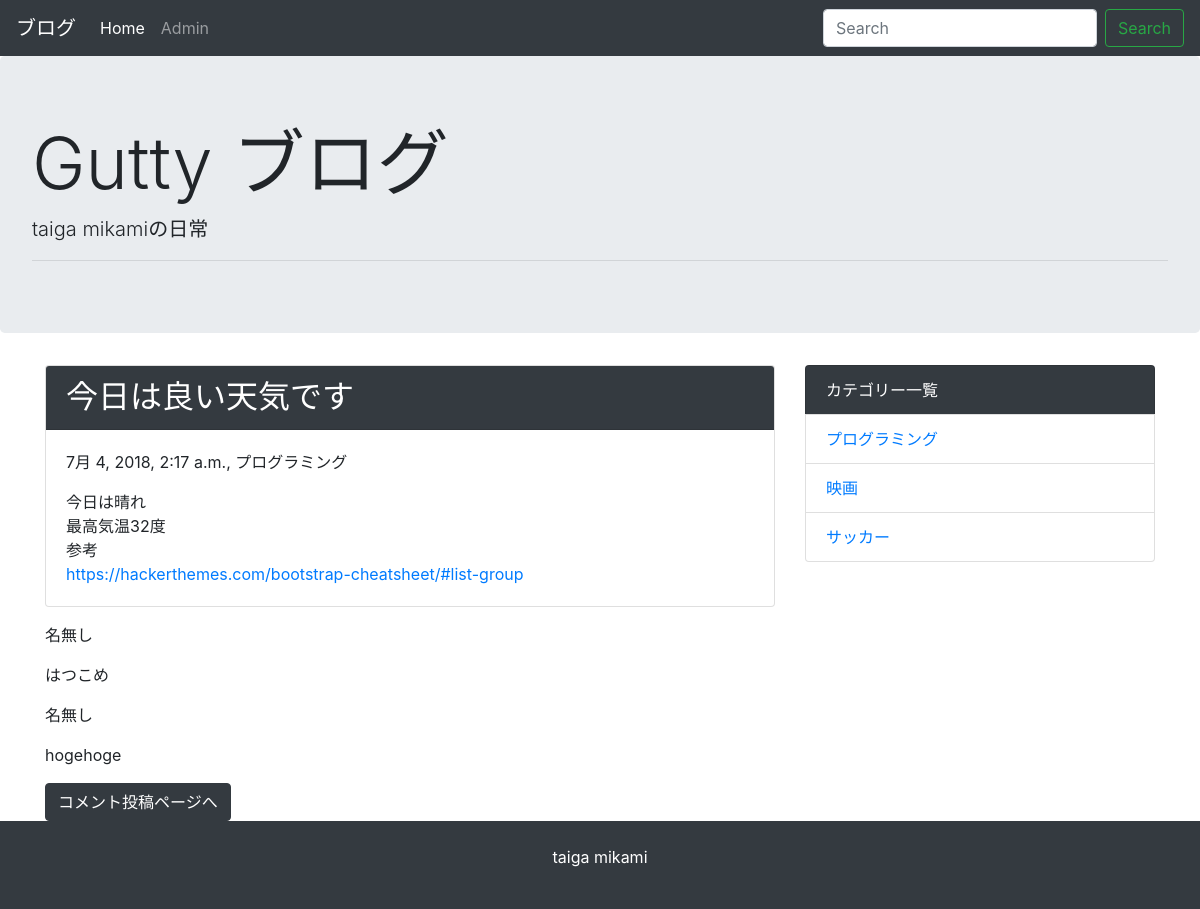
The page /detail/4 on the database its author committed.
### blog/models.py (models this page shows, shortened)
class Post(models.Model):
  title = models.CharField('タイトル', max_length=255)
  text = models.TextField('本文')
  created_at = models.DateTimeField('作成日', default=timezone.now)
  category = models.ForeignKey(Category, verbose_name='カテゴリ', on_delete=models.PROTECT)

class Category(models.Model):
  name = models.CharField('カテゴリ名', max_length=255)
  created_at = models.DateTimeField('作成日', default=timezone.now)
  def __str__(self):
    return self.name

class Comment(models.Model):
  name = models.CharField('お名前', max_length=30, default='名無し')
  text = models.TextField('本文')
  post = models.ForeignKey(Post, verbose_name='紐づく記事', on_delete=models.PROTECT)
  created_at = models.DateTimeField('作成日', default=timezone.now)

### blog/views.py (the view)
# urls.py: path('detail/<int:pk>', views.DetailView.as_view(), name='detail'),
class DetailView(generic.DetailView):
  model = Post

### blog/context_processors.py (called while the page is built)
def common(request):
  context = {
    'category_list': Category.objects.all(),
  }
  return context

### blog/templates/blog/post_detail.html
{% extends 'base.html' %}
{% block content %}
	<div class="card mb-3">
		<h2 class="card-header bg-dark text-white">{{ post.title }}</h2>
		<div class="card-body">
			<p>{{ post.created_at }}, {{ post.category }}</p>
			{{ post.text | linebreaksbr | urlize}}
		</div>
	</div>
	{% for comment in post.comment_set.all %}
		<p>{{ comment.name }}</p>
		<p>{{ comment.text | linebreaksbr }}</p>
	{% endfor %}
	<a href="{% url 'blog:comment' post.pk %}" class="btn btn-dark">コメント投稿ページへ</a>
{% endblock %}

### templates/base.html (shortened to what this page needs)
{% load static %}
<!DOCTYPE html>
<html lang="ja">
<head>
	<link href="{% static 'vendor/bootstrap/css/bootstrap.css' %}" rel="stylesheet">
</head>
<body>
{% include "navi.html" %}
<div class="jumbotron">
	<h1 class="display-3">Gutty ブログ</h1>
	<p class="lead">taiga mikamiの日常</p>
	<hr class="my-2">
</div>
<div class="container">
	<div class="row">
		<div class="col-md-8">
			{% block content %}
			{% endblock %}
		</div>
		<div class="col-md-4">
			<ul class="list-group">
			<li class="list-group-item bg-dark text-white">カテゴリー一覧</li>
				{% for category in category_list %}
					<li class="list-group-item">
						<a href="{% url 'blog:category' category.pk %}">{{ category }}</a>
					</li>
				{% endfor %}
			</ul>
		</div>
	</div>
</div>
<footer class="bg-dark text-white text-center py-4">
	<p>taiga mikami</p>
</footer>
</body>
</html>

### rows shown on the page
Post: title "今日は良い天気です", created_at "7月 4, 2018, 2:17 a.m.", category "プログラミング", text "今日は晴れ 最高気温32度 参考 https://hackerthemes.com/bootstrap-cheatsheet/#list-group"
Comment: name "名無し", text "はつこめ"
Comment: name "名無し", text "hogehoge"
Category: name "プログラミング"
Category: name "映画"
Category: name "サッカー"
